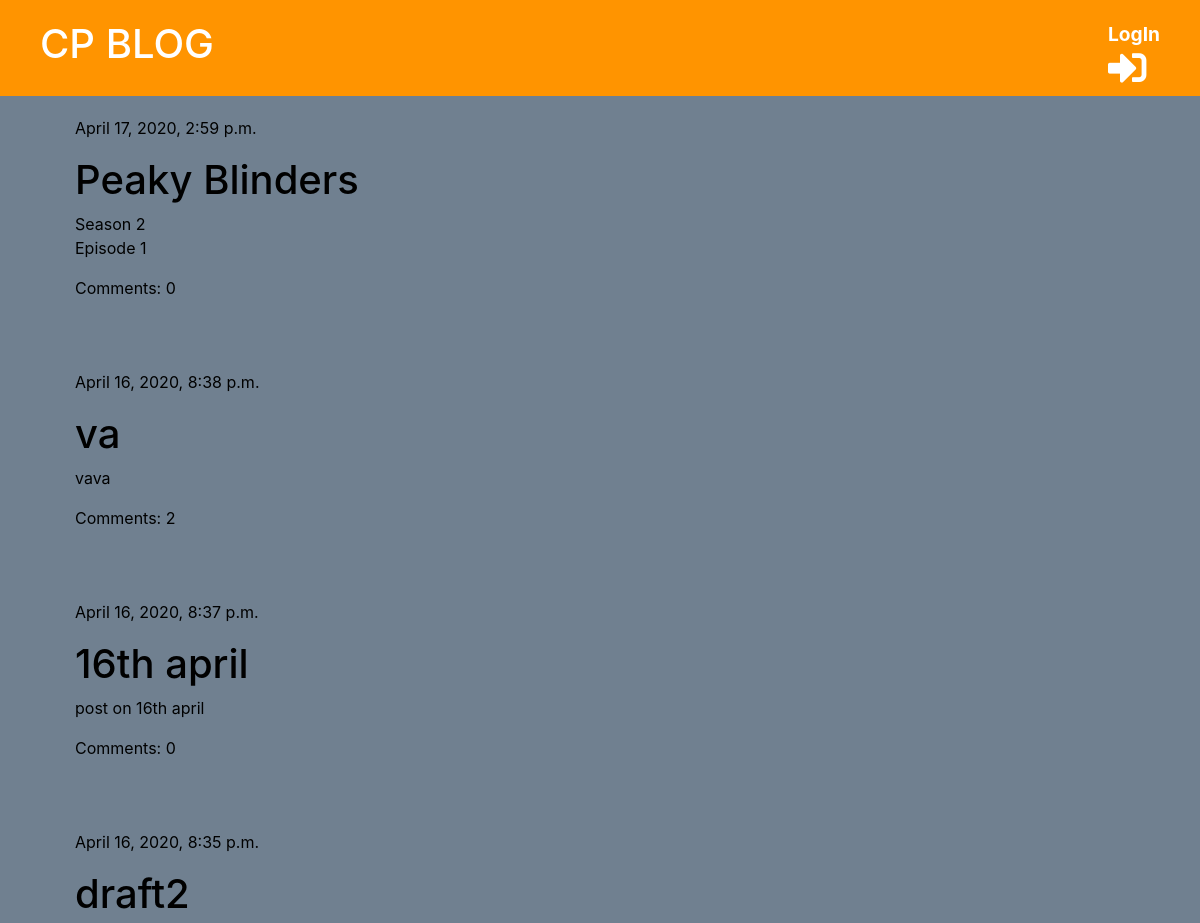
Before: / (upper part) with the older database file.
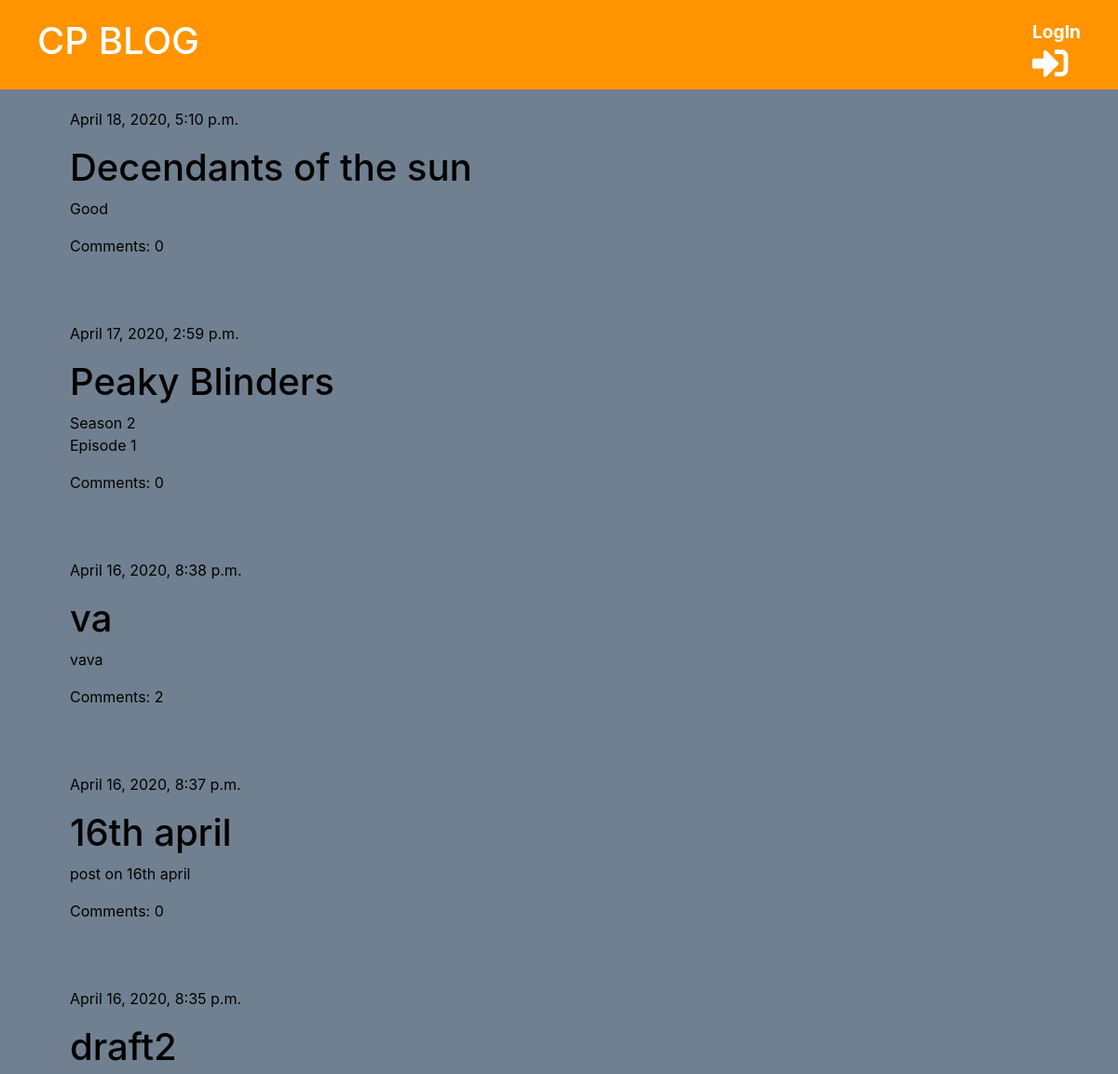
After: the same page with the newer database file.
### blog/models.py (models this page shows, shortened)
class Post(models.Model):
    author = models.ForeignKey('auth.User', on_delete=models.CASCADE)
    title = models.CharField(max_length=255)
    text = models.TextField()
    created_date = models.DateTimeField(default=timezone.now)
    published_date = models.DateTimeField(blank=True, null=True)
    def approved_comments(self):
        return self.comments.filter(approved=True)

### blog/views.py (the view)
# urls.py: path('', views.post_list, name='post_list'),
def post_list(request):
    posts = Post.objects.filter(
        published_date__lte=timezone.now()
        ).order_by('-published_date')
    stuff_for_frontend = {'posts': posts}
    return render(request, 'blog/post_list.html', stuff_for_frontend)

### blog/templates/blog/post_list.html (shortened to what this page needs)
{% extends 'blog/base.html' %}
{% block content %}
	{% for post in posts %}
	    <div class="post">
			<div class="date">
		        <p>{{ post.published_date }}</p>
			</div>
	        <h1>
	            <a href="{% url 'blog:post_detail' pk=post.pk %}">{{ post.title }}
	            </a>
	        </h1>
	        <p>{{ post.text | truncatechars:50|linebreaksbr }}</p>
            <a href="{% url 'blog:post_detail' pk=post.pk %}">Comments: {{ post.approved_comments.count }}</a>
	    </div>
	{% endfor %}
{% endblock %}

Changed rows visible on the page:
added Post: published_date "April 18, 2020, 5:10 p.m.", title "Decendants of the sun", text "Good", approved_comments.count "0"
